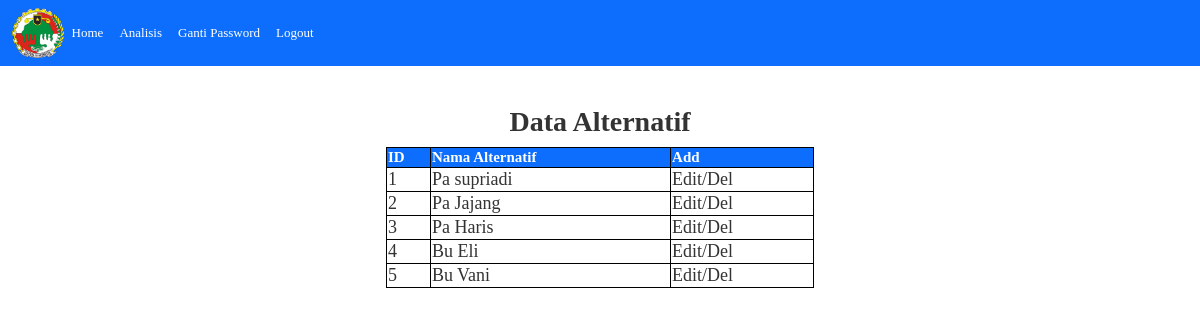
The app's page /alternatif-utama.php (signed in) with its own data.
### tables this page shows
CREATE TABLE `alternatif` (
  `id_alternatif` int(11) NOT NULL,
  `nama_alternatif` varchar(200) DEFAULT NULL
);

### alternatif-utama.php (the view, shortened to what this page needs)
<?php
include("koneksi.php");
?>
<head>
  <link href="https://cdn.jsdelivr.net/npm/bootstrap@5.0.2/dist/css/bootstrap.min.css" rel="stylesheet">
  <link rel="stylesheet" href="style.css">
</head>
<!doctype html>
<html lang="en">
<body>
  <nav class="navbar navbar-expand-lg navbar-dark bg-primary x-4">
    <div class="container-fluid">
      <img src="2.png" widht="55" height="50">
      <div class="collapse navbar-collapse" id="navbarNav">
        <ul class="navbar-nav">
          <li class="nav-item">
            <a class="nav-link active" aria-current="page" href="pusat.php">Home</a>
          </li>
          <li class="nav-item">
            <a class="nav-link active" aria-current="page" href="konsultasi-maut-php-mysql-utama.php">Analisis</a>
          </li>
          <li class="nav-item">
            <a class="nav-link active" aria-current="page" href="ganti-password.php">Ganti Password</a>
          </li>
          <li class="nav-item">
            <a class="nav-link active" aria-currient="page" href="logout.php">Logout</a>
          </li>
        </ul>
      </div>
    </div>
  </nav>
  <br>
  <br>
  <h3 style="text-align: center;"><b>Data Alternatif</b>
    <h3 />
    <table class="table-bordered" align="center" style="border-color:black" width="428">
      <thead>
        <tr>
          <th bgcolor=#0D6EFD><a style="color: white; font-size:15px">ID</th>
          <th bgcolor=#0D6EFD><a style="color: white; font-size:15px">Nama Alternatif</th>
          <th bgcolor=#0D6EFD><a href=" add-alternatif.php" style="color: white; font-size:15px">Add</th>
        </tr>
      </thead>
      <tbody>
        <?php
        $queryalternatif = mysqli_query($db, "SELECT * FROM alternatif ORDER BY id_alternatif");
        while ($dataalternatif = mysqli_fetch_array($queryalternatif)) {
        ?>
          <tr>
            <td style="font-size:18px"><?php echo $dataalternatif['id_alternatif']; ?> </td>
            <td style="font-size:18px"><?php echo $dataalternatif['nama_alternatif']; ?></td>
            <td style="font-size:18px">
              <a href=" edit-alternatif.php?id_alternatif=<?php echo $dataalternatif['id_alternatif']; ?>">Edit</a>/<a href="del-alternatif.php?id_alternatif=<?php echo $dataalternatif['id_alternatif']; ?> ">Del</a>
            </td>
          </tr>
        <?php
        }
        ?>
      </tbody>
    </table>
</body>
</html>

### style.css (style rules this page uses)
body, td, th { font-family: Georgia, Times New Roman, Times, serif; font-size: 13px; color: #333333; }
a:link { text-decoration: none; color: #333333; }

### records on screen
alternatif: id_alternatif "1", nama_alternatif "Pa supriadi"
alternatif: id_alternatif "2", nama_alternatif "Pa Jajang"
alternatif: id_alternatif "3", nama_alternatif "Pa Haris"
alternatif: id_alternatif "4", nama_alternatif "Bu Eli"
alternatif: id_alternatif "5", nama_alternatif "Bu Vani"
